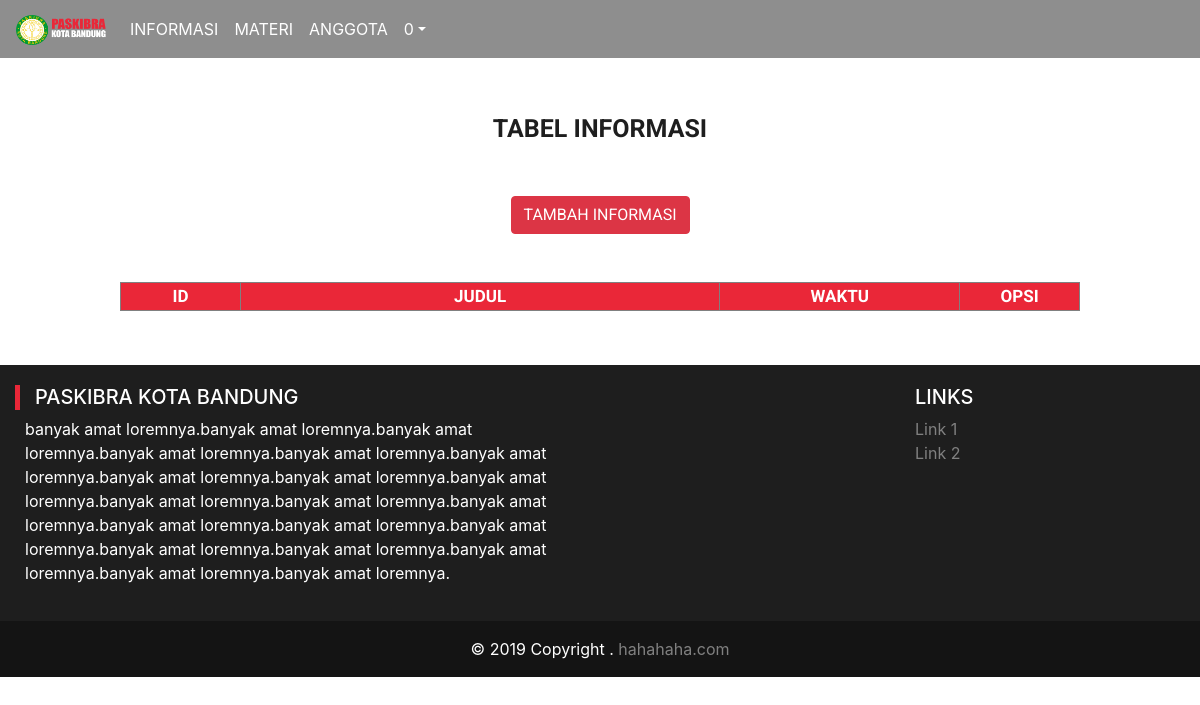
/x/informasi_atur.php (signed in), run on an earlier commit of the app's database.
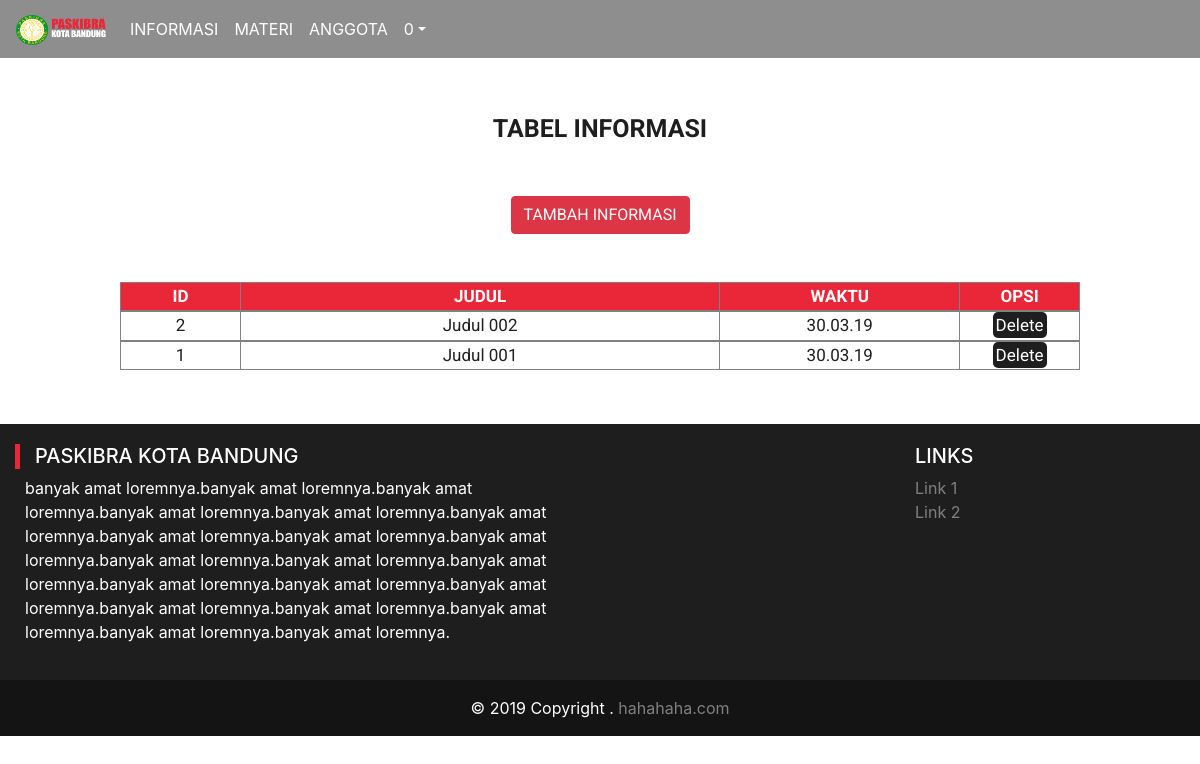
And on a later commit of the database.
### tables this page shows
CREATE TABLE `informasi` (
  `id_informasi` int(5) NOT NULL,
  `judul` varchar(50) NOT NULL,
  `waktu` varchar(10) NOT NULL,
  `gambar` varchar(50) NOT NULL,
  `isi_postingan` text NOT NULL
);

### x/informasi_atur.php (the view, shortened to what the changed rows need)
<?php
  if ($_SESSION['u_level'] == 'admin') {
?>
<!doctype html>
<html lang="en">
<html>
<head>
  <link rel="stylesheet" href="css/style.css">
  <link rel="stylesheet" href="css/bootstrap.min.css">
</head>
<body>
  <div class="isi3">
      <center><div id="judul">TABEL INFORMASI</div><br><br>
      <a href='input_informasi.php'><button type='submit' class='btn btn-danger'>TAMBAH INFORMASI</button></a><br><br>
      <?php
      include ('koneksi.php');
      $tampil = "SELECT * FROM informasi ORDER BY id_informasi DESC";
      $hasil = mysqli_query($koneksi, $tampil);
      echo "<br>";
            while ($data = mysqli_fetch_array($hasil)) {
              echo "<table id='table-record' style='font-size:17px;' border='1' align='center' width='80%'>";
              echo "<tr><td width='10%'>",$data['id_informasi'],"</td>";
              echo "<td width='40%'>",$data['judul'],"</td>";
              echo "<td width='20%'>",$data['waktu'],"</td>";
              echo "<td width='10%'>","<a href=\"delete_i.php?id=$data[id_informasi]\">Delete</a></td></tr></table>";
            }
      ?>
  </div>
</body>
</html>
<?php
}else{
  header("location:index.php");
}
?>

What changed in the data, as far as the page shows it:
added informasi: id_informasi "2", judul "Judul 002", waktu "30.03.19"
added informasi: id_informasi "1", judul "Judul 001", waktu "30.03.19"
